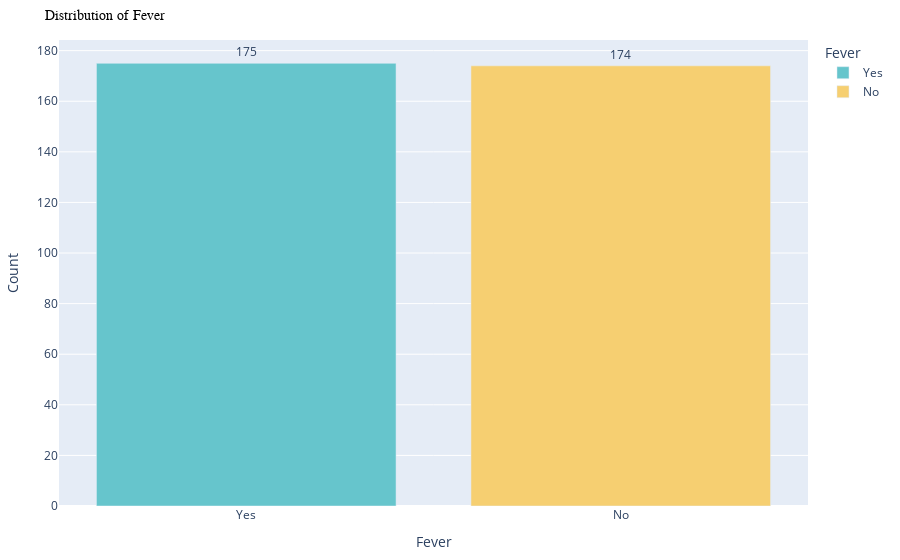
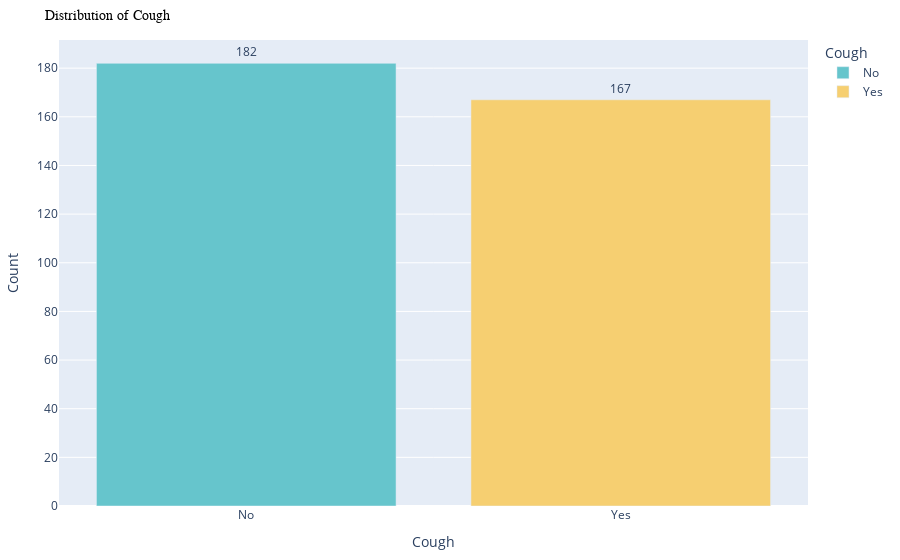
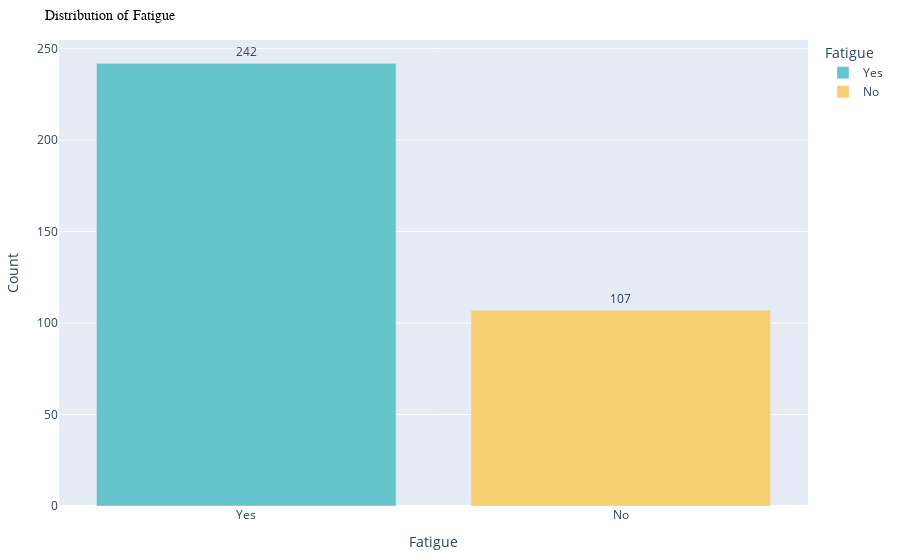
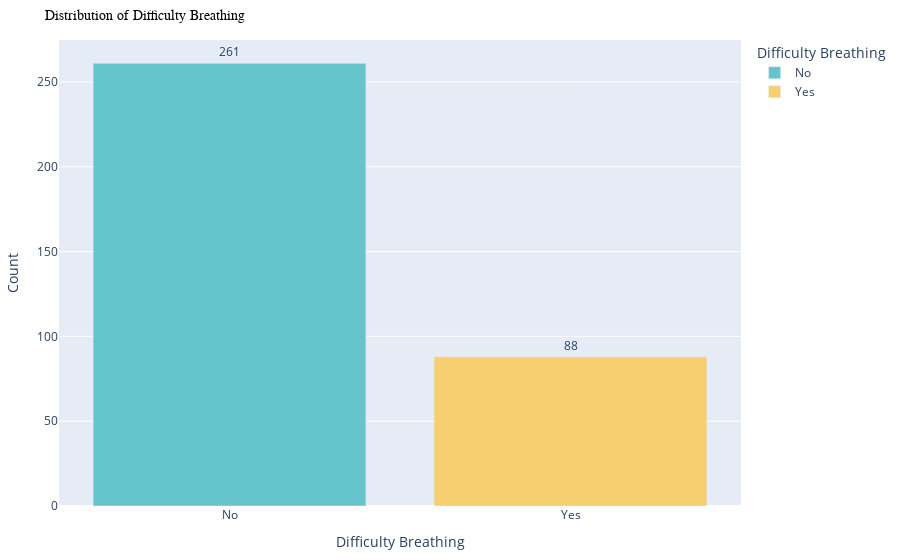

The cell these charts' notebook holds for them, in order:
### Markdown cell above
## Exploratory Analysis And Visualization

### Code cell
import plotly.express as px

# List of symptoms to visualize
symptoms = ['Fever', 'Cough', 'Fatigue', 'Difficulty Breathing']

# Loop through each symptom and create a Plotly bar chart
for symptom in symptoms:
    # Generate value counts for the current symptom
    value_counts = data[symptom].value_counts().reset_index()
    value_counts.columns = [symptom, "Count"]

    # Create the Plotly bar chart
    fig = px.bar(
        value_counts,
        x=symptom,
        y="Count",
        text="Count",
        color=symptom,  # Use distinct colors for categories
        color_discrete_sequence=px.colors.qualitative.Pastel,  # Custom color palette
        title=f'Distribution of {symptom}'
    )

    # Customize layout
    fig.update_traces(textposition="outside")
    fig.update_layout(
        xaxis_title=symptom,
        yaxis_title="Count",
        title_font_size=14,
        title_font_family="Arial",
        title_font_color="black",
        margin=dict(l=22, r=22, t=40, b=22)
    )

    # Show the plot
    fig.show()

### Figure 1 — Plotly figure (JSON) as saved in the notebook; plotly's stock layout.template omitted (floating-point values rounded to 4 significant figures)
{"data": [{"alignmentgroup": "True", "hovertemplate": "Fever=%{x}<br>Count=%{text}<extra></extra>", "legendgroup": "Yes", "marker": {"color": "rgb(102, 197, 204)", "pattern": {"shape": ""}}, "name": "Yes", "offsetgroup": "Yes", "orientation": "v", "showlegend": true, "text": [175], "textposition": "outside", "type": "bar", "x": ["Yes"], "xaxis": "x", "y": [175], "yaxis": "y"}, {"alignmentgroup": "True", "hovertemplate": "Fever=%{x}<br>Count=%{text}<extra></extra>", "legendgroup": "No", "marker": {"color": "rgb(246, 207, 113)", "pattern": {"shape": ""}}, "name": "No", "offsetgroup": "No", "orientation": "v", "showlegend": true, "text": [174], "textposition": "outside", "type": "bar", "x": ["No"], "xaxis": "x", "y": [174], "yaxis": "y"}], "layout": {"autosize": true, "barmode": "relative", "legend": {"title": {"text": "Fever"}, "tracegroupgap": 0}, "margin": {"b": 22, "l": 22, "r": 22, "t": 40}, "title": {"font": {"color": "black", "family": "Arial", "size": 14}, "text": "Distribution of Fever"}, "xaxis": {"anchor": "y", "autorange": true, "categoryarray": ["Yes", "No"], "categoryorder": "array", "domain": [0, 1], "range": [-0.5, 1.5], "title": {"text": "Fever"}, "type": "category"}, "yaxis": {"anchor": "x", "autorange": true, "domain": [0, 1], "range": [0, 184.2], "title": {"text": "Count"}, "type": "linear"}}}

### Figure 2 — Plotly figure (JSON) as saved in the notebook; plotly's stock layout.template omitted (floating-point values rounded to 4 significant figures)
{"data": [{"alignmentgroup": "True", "hovertemplate": "Cough=%{x}<br>Count=%{text}<extra></extra>", "legendgroup": "No", "marker": {"color": "rgb(102, 197, 204)", "pattern": {"shape": ""}}, "name": "No", "offsetgroup": "No", "orientation": "v", "showlegend": true, "text": [182], "textposition": "outside", "type": "bar", "x": ["No"], "xaxis": "x", "y": [182], "yaxis": "y"}, {"alignmentgroup": "True", "hovertemplate": "Cough=%{x}<br>Count=%{text}<extra></extra>", "legendgroup": "Yes", "marker": {"color": "rgb(246, 207, 113)", "pattern": {"shape": ""}}, "name": "Yes", "offsetgroup": "Yes", "orientation": "v", "showlegend": true, "text": [167], "textposition": "outside", "type": "bar", "x": ["Yes"], "xaxis": "x", "y": [167], "yaxis": "y"}], "layout": {"autosize": true, "barmode": "relative", "legend": {"title": {"text": "Cough"}, "tracegroupgap": 0}, "margin": {"b": 22, "l": 22, "r": 22, "t": 40}, "title": {"font": {"color": "black", "family": "Arial", "size": 14}, "text": "Distribution of Cough"}, "xaxis": {"anchor": "y", "autorange": true, "categoryarray": ["No", "Yes"], "categoryorder": "array", "domain": [0, 1], "range": [-0.5, 1.5], "title": {"text": "Cough"}, "type": "category"}, "yaxis": {"anchor": "x", "autorange": true, "domain": [0, 1], "range": [0, 191.6], "title": {"text": "Count"}, "type": "linear"}}}

### Figure 3 — Plotly figure (JSON) as saved in the notebook; plotly's stock layout.template omitted (floating-point values rounded to 4 significant figures)
{"data": [{"alignmentgroup": "True", "hovertemplate": "Fatigue=%{x}<br>Count=%{text}<extra></extra>", "legendgroup": "Yes", "marker": {"color": "rgb(102, 197, 204)", "pattern": {"shape": ""}}, "name": "Yes", "offsetgroup": "Yes", "orientation": "v", "showlegend": true, "text": [242], "textposition": "outside", "type": "bar", "x": ["Yes"], "xaxis": "x", "y": [242], "yaxis": "y"}, {"alignmentgroup": "True", "hovertemplate": "Fatigue=%{x}<br>Count=%{text}<extra></extra>", "legendgroup": "No", "marker": {"color": "rgb(246, 207, 113)", "pattern": {"shape": ""}}, "name": "No", "offsetgroup": "No", "orientation": "v", "showlegend": true, "text": [107], "textposition": "outside", "type": "bar", "x": ["No"], "xaxis": "x", "y": [107], "yaxis": "y"}], "layout": {"autosize": true, "barmode": "relative", "legend": {"title": {"text": "Fatigue"}, "tracegroupgap": 0}, "margin": {"b": 22, "l": 22, "r": 22, "t": 40}, "title": {"font": {"color": "black", "family": "Arial", "size": 14}, "text": "Distribution of Fatigue"}, "xaxis": {"anchor": "y", "autorange": true, "categoryarray": ["Yes", "No"], "categoryorder": "array", "domain": [0, 1], "range": [-0.5, 1.5], "title": {"text": "Fatigue"}, "type": "category"}, "yaxis": {"anchor": "x", "autorange": true, "domain": [0, 1], "range": [0, 254.7], "title": {"text": "Count"}, "type": "linear"}}}

### Figure 4 — Plotly figure (JSON) as saved in the notebook; plotly's stock layout.template omitted (floating-point values rounded to 4 significant figures)
{"data": [{"alignmentgroup": "True", "hovertemplate": "Difficulty Breathing=%{x}<br>Count=%{text}<extra></extra>", "legendgroup": "No", "marker": {"color": "rgb(102, 197, 204)", "pattern": {"shape": ""}}, "name": "No", "offsetgroup": "No", "orientation": "v", "showlegend": true, "text": [261], "textposition": "outside", "type": "bar", "x": ["No"], "xaxis": "x", "y": [261], "yaxis": "y"}, {"alignmentgroup": "True", "hovertemplate": "Difficulty Breathing=%{x}<br>Count=%{text}<extra></extra>", "legendgroup": "Yes", "marker": {"color": "rgb(246, 207, 113)", "pattern": {"shape": ""}}, "name": "Yes", "offsetgroup": "Yes", "orientation": "v", "showlegend": true, "text": [88], "textposition": "outside", "type": "bar", "x": ["Yes"], "xaxis": "x", "y": [88], "yaxis": "y"}], "layout": {"autosize": true, "barmode": "relative", "legend": {"title": {"text": "Difficulty Breathing"}, "tracegroupgap": 0}, "margin": {"b": 22, "l": 22, "r": 22, "t": 40}, "title": {"font": {"color": "black", "family": "Arial", "size": 14}, "text": "Distribution of Difficulty Breathing"}, "xaxis": {"anchor": "y", "autorange": true, "categoryarray": ["No", "Yes"], "categoryorder": "array", "domain": [0, 1], "range": [-0.5, 1.5], "title": {"text": "Difficulty Breathing"}, "type": "category"}, "yaxis": {"anchor": "x", "autorange": true, "domain": [0, 1], "range": [0, 274.7], "title": {"text": "Count"}, "type": "linear"}}}
